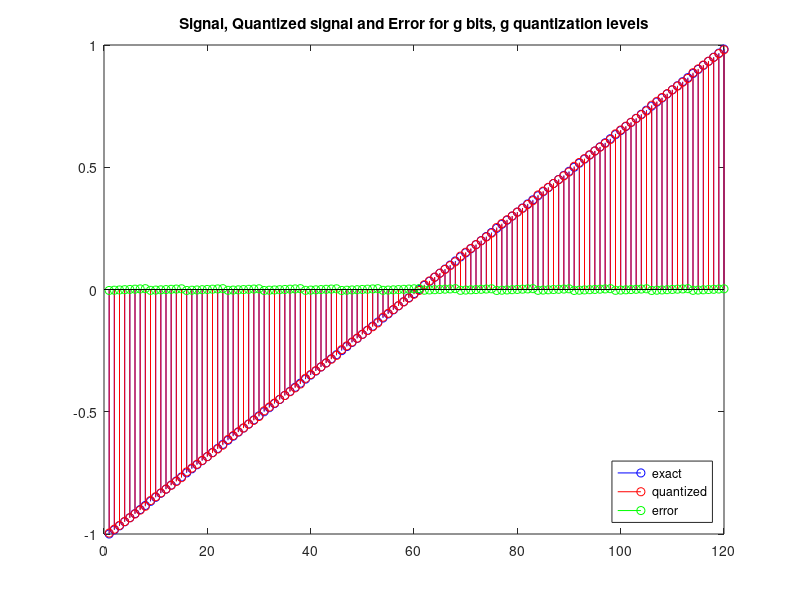

This chart was generated by the following MATLAB code:
n=8;                   
m=120;                    
x=sawtooth(2*pi*(0:(m-1))/m);  
x(find(x>=1))=(1-eps);     
xq=floor((x+1)*2^(n-1));   
xq=xq/(2^(n-1));           
xq=xq-(2^(n)-1)/2^(n);     
xe=x-xq;                   
stem(x,'b');
hold on;
stem(xq,'r');
hold on;
stem(xe,'g');
legend('exact','quantized','error','Location','Southeast')
title(sprintf('Signal, Quantized signal and Error for g bits, g quantization levels',n,2^n));
hold off
